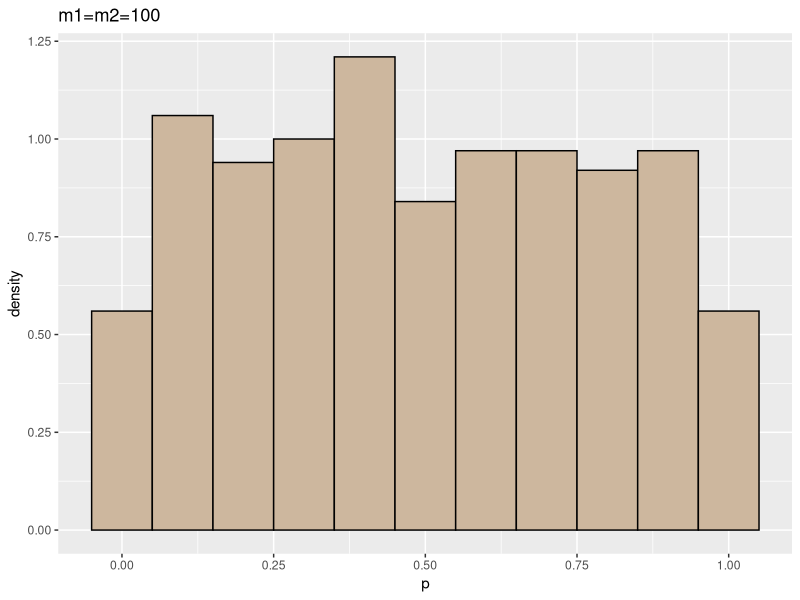
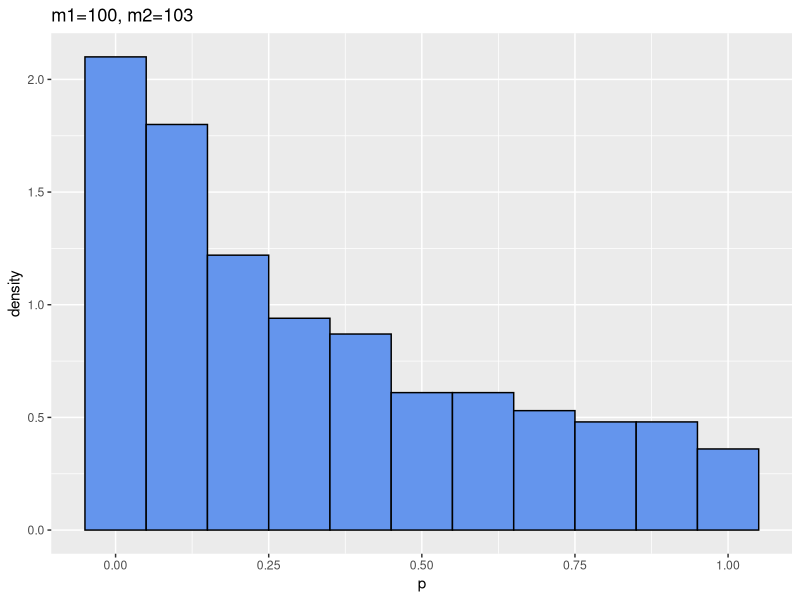

These figures' R source, in order: (Note: this script raises an error after producing the figures.)
library(ggplot2)

n <- 100;
m <- 100;
m2 <- 103;
sd <- 20;

s <- 1:1000;
pvals <- numeric(1000);
pvals2 <- numeric(1000);

for (i in s){
  x <- rnorm(n, m, sd);
  y <- rnorm(n, m, sd);
  z <- rnorm(n, m2, sd);
  
  t <- t.test(x,y)
  t2 <- t.test(x,z)
  
  pvals[i] <- t$p.value;
  pvals2[i] <- t2$p.value;
}



df <- data.frame(p=pvals);
df2 <- data.frame(p=pvals2);

p1 <- ggplot(df, aes(x=p)) +
  geom_histogram(aes(x=p, y=..density..), binwidth=.1, fill="bisque3", color="black") +
  ggtitle("m1=m2=100");
p2<- ggplot(df2, aes(x=p)) +
  geom_histogram(aes(x=p, y=..density..), binwidth=.1, fill="cornflowerblue", color="black") +
  ggtitle("m1=100, m2=103");

grid.arrange(p1, p2, nrow = 1)
